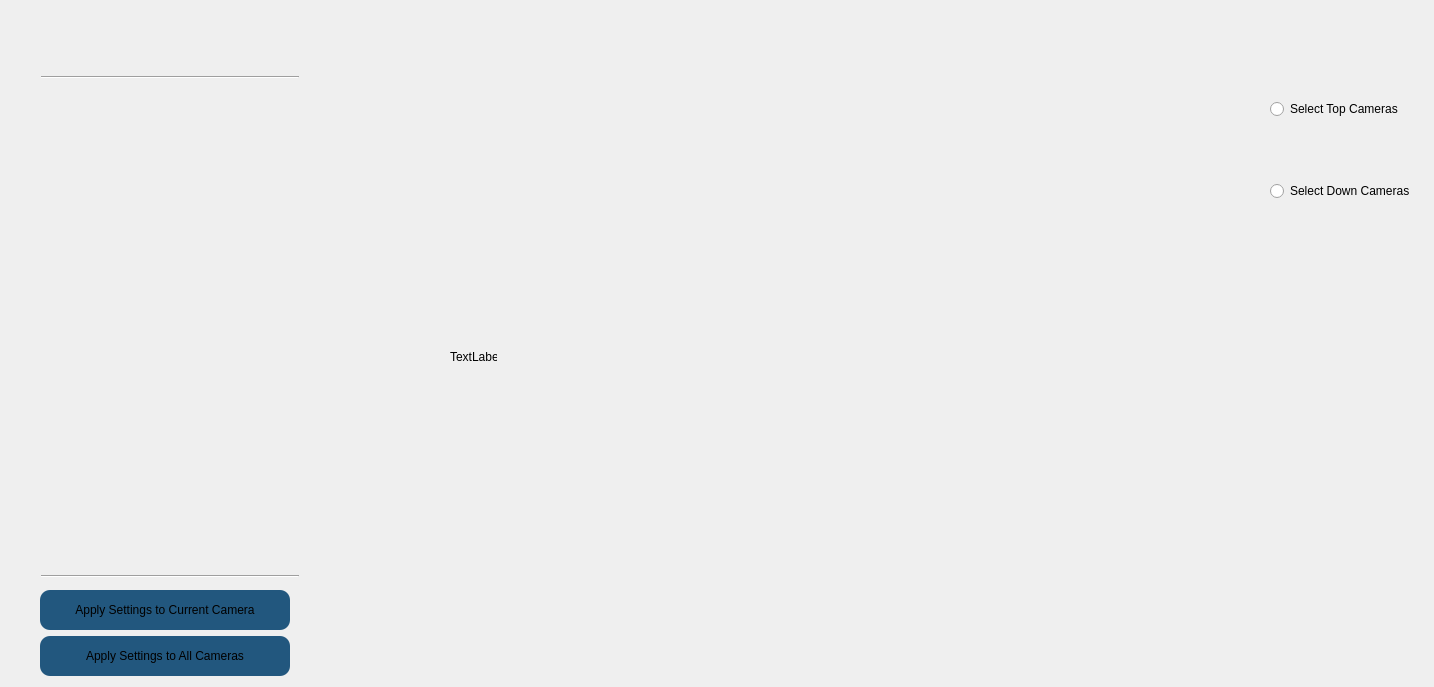
                        <widget class="QWidget" name="page_camera">
                         <widget class="Line" name="line">
                          <property name="geometry">
                           <rect>
                            <x>41</x>
                            <y>67</y>
                            <width>258</width>
                            <height>20</height>
                           </rect>
                          </property>
                          <property name="minimumSize">
                           <size>
                            <width>258</width>
                            <height>0</height>
                           </size>
                          </property>
                          <property name="maximumSize">
                           <size>
                            <width>100</width>
                            <height>16777215</height>
                           </size>
                          </property>
                          <property name="orientation">
                           <enum>Qt::Horizontal</enum>
                          </property>
                         </widget>
                         <widget class="Line" name="line_2">
                          <property name="geometry">
                           <rect>
                            <x>41</x>
                            <y>566</y>
                            <width>258</width>
                            <height>20</height>
                           </rect>
                          </property>
                          <property name="minimumSize">
                           <size>
                            <width>258</width>
                            <height>0</height>
                           </size>
                          </property>
                          <property name="maximumSize">
                           <size>
                            <width>100</width>
                            <height>16777215</height>
                           </size>
                          </property>
                          <property name="orientation">
                           <enum>Qt::Horizontal</enum>
                          </property>
                         </widget>
                         <widget class="QWidget" name="layoutWidget">
                          <property name="geometry">
                           <rect>
                            <x>40</x>
                            <y>590</y>
                            <width>252</width>
                            <height>88</height>
                           </rect>
                          </property>
                          <layout class="QVBoxLayout" name="verticalLayout_14">
                           <item>
                            <widget class="QPushButton" name="apply_cur_camera_btn">
                             <property name="minimumSize">
                              <size>
                               <width>250</width>
                               <height>40</height>
                              </size>
                             </property>
                             <property name="maximumSize">
                              <size>
                               <width>250</width>
                               <height>40</height>
                              </size>
                             </property>
                             <property name="styleSheet">
                              <string notr="true">border-radius:10px;
background-color:#22577E;
color:black;</string>
                             </property>
                             <property name="text">
                              <string>Apply Settings to Current Camera</string>
                             </property>
                            </widget>
                           </item>
                           <item>
                            <widget class="QPushButton" name="apply_all_camera_btn">
                             <property name="minimumSize">
                              <size>
                               <width>250</width>
                               <height>40</height>
                              </size>
                             </property>
                             <property name="maximumSize">
                              <size>
                               <width>250</width>
                               <height>40</height>
                              </size>
                             </property>
                             <property name="styleSheet">
                              <string notr="true">border-radius:10px;
background-color:#22577E;
color:black;</string>
                             </property>
                             <property name="text">
                              <string>Apply Settings to All Cameras</string>
                             </property>
                            </widget>
                           </item>
                          </layout>
                         </widget>
                         <widget class="QLabel" name="label_52">
                          <property name="geometry">
                           <rect>
                            <x>450</x>
                            <y>350</y>
                            <width>47</width>
                            <height>13</height>
                           </rect>
                          </property>
                          <property name="text">
                           <string>TextLabel</string>
                          </property>
                         </widget>
                         <widget class="QWidget" name="layoutWidget">
                          <property name="geometry">
                           <rect>
                            <x>1270</x>
                            <y>60</y>
                            <width>155</width>
                            <height>181</height>
                           </rect>
                          </property>
                          <layout class="QVBoxLayout" name="verticalLayout_16">
                           <property name="spacing">
                            <number>23</number>
                           </property>
                           <item>
                            <widget class="QRadioButton" name="radioButton">
                             <property name="text">
                              <string>Select Top Cameras</string>
                             </property>
                            </widget>
                           </item>
                           <item>
                            <widget class="QRadioButton" name="radioButton_2">
                             <property name="text">
                              <string>Select Down Cameras</string>
                             </property>
                            </widget>
                           </item>
                          </layout>
                         </widget>
                        </widget>
